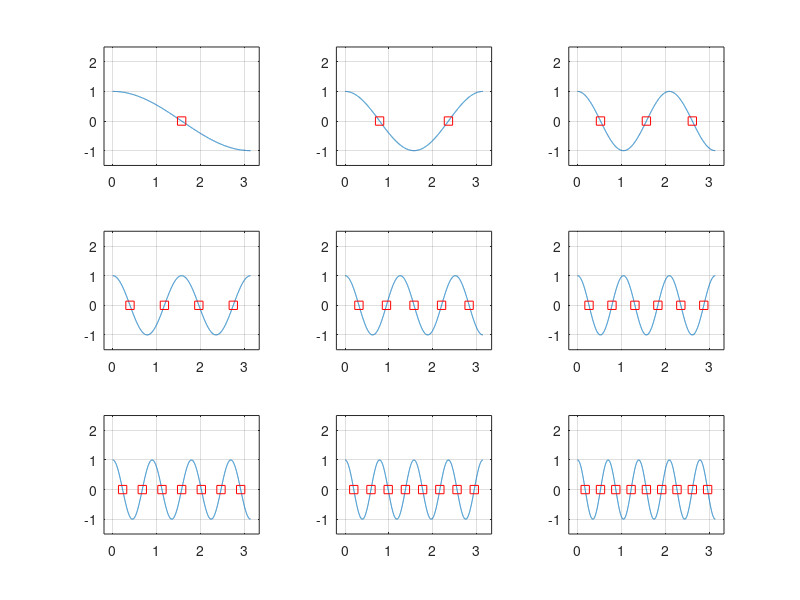
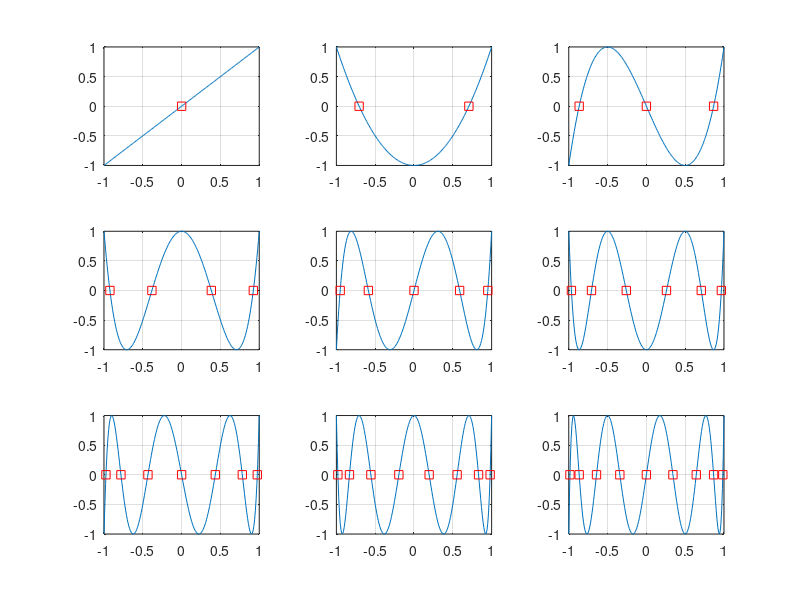

The MATLAB script that drew these images, in order:

%% zeros of cos(n*teta) where teta=0:pi and n=1,2,3,....
tetax=0:0.001:pi;
n=1:1:9;
t_cheby = zeros(length(n),length(tetax));

for j=1:length(n);
    t_cheby(j,:) = cos(n(j)*tetax);
end

% Roots of the cos(n*teta) function
x=zeros(length(n),length(n));

for k=1:length(n);
    for kk=1:k;
        x(kk:k,k) = (kk-0.5)*(pi/k);
    end
end

figure;
for ii=1:length(n);
    subplot(3,3,ii);
    plot(tetax,t_cheby(ii,:));
    hold on;
    plot( x(1:ii,ii), zeros( size(x(1:ii,ii)) ), 'sr' );
    axis( [min(tetax)-0.2, max(tetax)+0.2, ceil(min(t_cheby(ii,:)))-1.5, floor(max(t_cheby(ii,:)))+1.5] );
    grid on;
end

%% Chebyshev nodes

x_k = x;

for k=1:length(n);
    for kk=1:k;
        x_k(kk:k,k) = cos(x(kk:k,k));
    end
end

z=-1:0.01:1;   %Domain of the Chebyshev polynomial
L = length(z); 
i=1:9;         % Give us de degree of the polynomials to be computed
LL = length(i);
T = zeros(LL,L);


%% Chebyshev Polinomials and their nodes
%Evaluating Chebyshev polynomial
for j=1:LL;
    T(j,:) = cos(i(j)*acos(z));
end

 
figure;
for ii=1:LL;
    subplot(3,3,ii); %change it if want more than 9 
    plot(z,T(ii,:));
    hold on;
    plot( x_k(1:ii,ii), zeros( size(x_k(1:ii,ii)) ), 'sr' );
    grid on;
end


